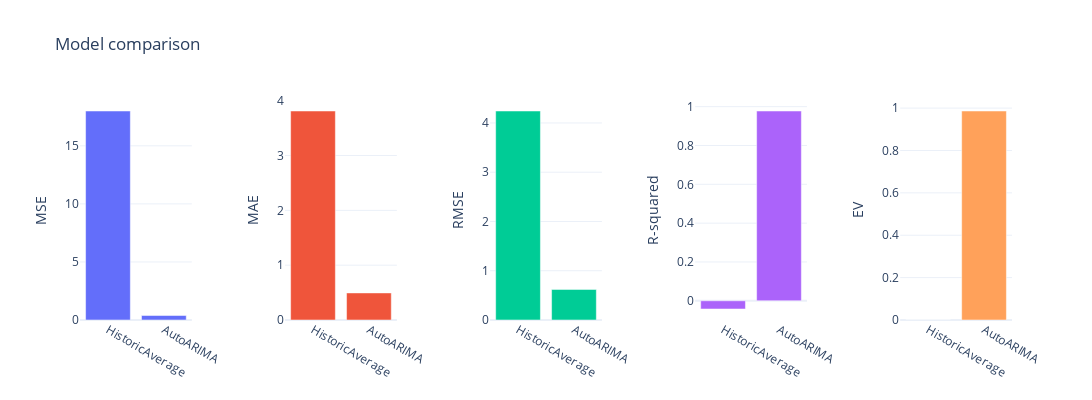

The notebook cell this image was saved under:
### Code cell
visualize_metrics(results_df)

### Figure 1 — Plotly figure (JSON) as saved in the notebook; plotly's stock layout.template omitted (floating-point values rounded to 4 significant figures)
{"data": [{"name": "MSE", "uid": "c9738187-d96b-42dd-bb0a-0a6d4c4aa759", "x": ["HistoricAverage", "AutoARIMA"], "y": [18.0, 0.3856], "type": "bar", "xaxis": "x", "yaxis": "y"}, {"name": "MAE", "uid": "0722f7b2-8022-445f-8b2c-797330693777", "x": ["HistoricAverage", "AutoARIMA"], "y": [3.813, 0.494], "type": "bar", "xaxis": "x2", "yaxis": "y2"}, {"name": "RMSE", "uid": "de843d96-0118-4a22-8f63-485b8a48b73b", "x": ["HistoricAverage", "AutoARIMA"], "y": [4.242, 0.621], "type": "bar", "xaxis": "x3", "yaxis": "y3"}, {"name": "R-squared", "uid": "349687af-548d-431b-b976-a891d5b2a0ca", "x": ["HistoricAverage", "AutoARIMA"], "y": [-0.04237, 0.9777], "type": "bar", "xaxis": "x4", "yaxis": "y4"}, {"name": "EV", "uid": "f804c9c3-3a7e-410e-9228-1a2d10907466", "x": ["HistoricAverage", "AutoARIMA"], "y": [0.0, 0.9862], "type": "bar", "xaxis": "x5", "yaxis": "y5"}], "layout": {"xaxis": {"anchor": "y", "domain": [0.0, 0.12]}, "yaxis": {"anchor": "x", "domain": [0.0, 1.0], "title": {"text": "MSE"}}, "xaxis2": {"anchor": "y2", "domain": [0.22, 0.34]}, "yaxis2": {"anchor": "x2", "domain": [0.0, 1.0], "title": {"text": "MAE"}}, "xaxis3": {"anchor": "y3", "domain": [0.44, 0.56]}, "yaxis3": {"anchor": "x3", "domain": [0.0, 1.0], "title": {"text": "RMSE"}}, "xaxis4": {"anchor": "y4", "domain": [0.66, 0.78]}, "yaxis4": {"anchor": "x4", "domain": [0.0, 1.0], "title": {"text": "R-squared"}}, "xaxis5": {"anchor": "y5", "domain": [0.88, 1.0]}, "yaxis5": {"anchor": "x5", "domain": [0.0, 1.0], "title": {"text": "EV"}}, "height": 400, "width": 1200, "title": {"text": "Model comparison"}, "showlegend": false}}
